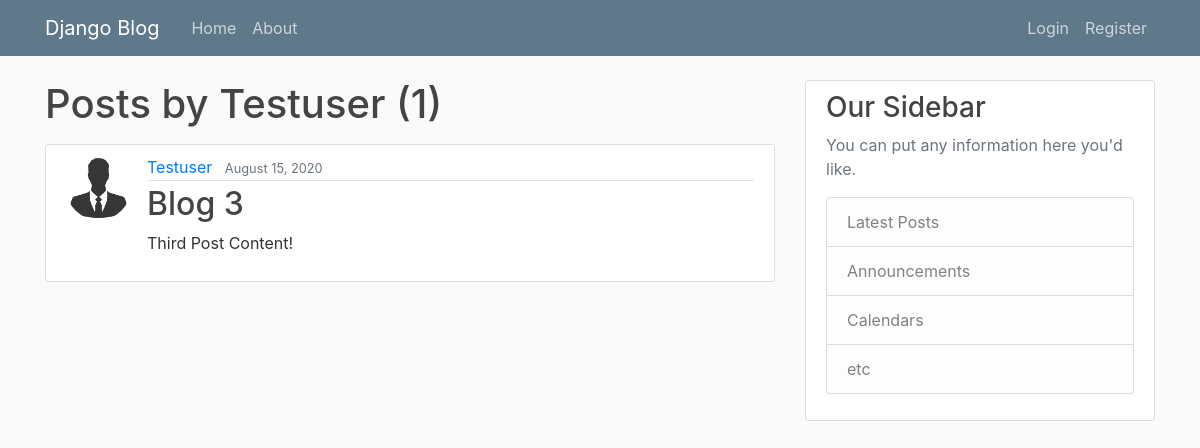
The app's page /user/Testuser, older data.
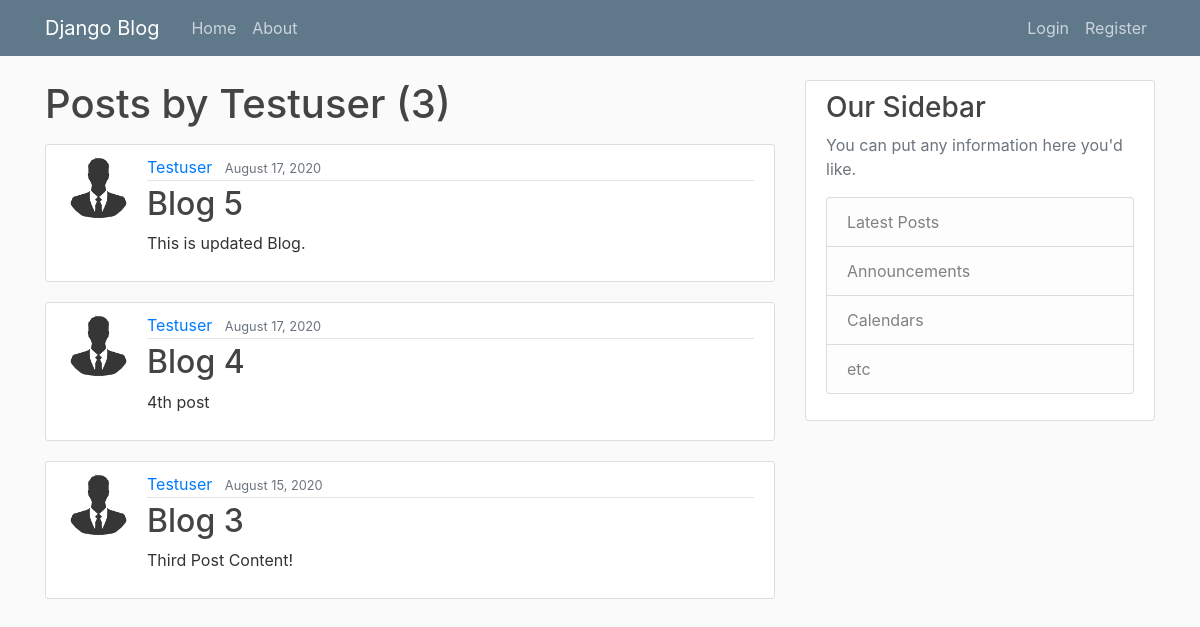
The same page, newer data.
### blog/models.py (models this page shows, shortened)
class Post(models.Model):
    title = models.CharField(max_length=100)
    content = models.TextField()
    date_posted = models.DateTimeField(default=timezone.now)
    author = models.ForeignKey(User, on_delete=models.CASCADE)

### users/models.py (models this page shows, shortened)
class Profile(models.Model):
    user = models.OneToOneField(User, on_delete=models.CASCADE)
    image = models.ImageField(default='default.jpg', upload_to='profile_pics')

### blog/views.py (the view)
# urls.py: path('user/<str:username>', UserPostListView.as_view(), name='user-posts'),
class UserPostListView(ListView):
    model = Post
    template_name = 'blog/user_posts.html'  # <app>/<model>_<viewtype>.html
    context_object_name = 'posts'
    paginate_by = 5
    def get_queryset(self):
        user = get_object_or_404(User, username=self.kwargs.get('username'))
        return Post.objects.filter(author=user).order_by('-date_posted')

### blog/templates/blog/user_posts.html (shortened to what this page needs)
{% extends "blog/base.html" %}
{% block content %}
    <h1 class="mb-3">Posts by {{ view.kwargs.username }} ({{ page_obj.paginator.count }})</h1>
    {% for post in posts %}
        <article class="media content-section">
          <img class="rounded-circle article-img" src="{{ post.author.profile.image.url }}">
          <div class="media-body">
            <div class="article-metadata">
              <a class="mr-2" href="{% url 'user-posts' post.author.username %}">{{ post.author }}</a>
              <small class="text-muted">{{ post.date_posted|date:"F d, Y" }}</small>
            </div>
            <h2><a class="article-title" href="{% url 'post-detail' post.id %}">{{ post.title }}</a></h2>
            <p class="article-content">{{ post.content }}</p>
          </div>
        </article>
    {% endfor %}
{% endblock content %}

### blog/templates/blog/base.html (shortened to what this page needs)
{% load static %}
<!DOCTYPE html>
<html>
<head>
    <link rel="stylesheet" href="https://maxcdn.bootstrapcdn.com/bootstrap/4.0.0/css/bootstrap.min.css">
    <link rel="stylesheet" type="text/css" href="{% static 'blog/main.css' %}">
</head>
<body>
    <header class="site-header">
      <nav class="navbar navbar-expand-md navbar-dark bg-steel fixed-top">
        <div class="container">
          <a class="navbar-brand mr-4" href="{% url 'blog-home' %}">Django Blog</a>
          <div class="collapse navbar-collapse" id="navbarToggle">
            <div class="navbar-nav mr-auto">
              <a class="nav-item nav-link" href="{% url 'blog-home' %}">Home</a>
              <a class="nav-item nav-link" href="{% url 'blog-about' %}">About</a>
            </div>
            <div class="navbar-nav">
              {% if user.is_authenticated %}
                <a class="nav-item nav-link" href="{% url 'post-create' %}">New Post</a>
                <a class="nav-item nav-link" href="{% url 'profile' %}">Profile</a>
                <a class="nav-item nav-link" href="{% url 'logout' %}">Logout</a>
              {% else %}
                <a class="nav-item nav-link" href="{% url 'login' %}">Login</a>
                <a class="nav-item nav-link" href="{% url 'register' %}">Register</a>
              {% endif %}
            </div>
          </div>
        </div>
      </nav>
    </header>
    <main role="main" class="container">
      <div class="row">
        <div class="col-md-8">
          {% block content %}{% endblock %}
        </div>
        <div class="col-md-4">
          <div class="content-section">
            <h3>Our Sidebar</h3>
            <p class='text-muted'>You can put any information here you'd like.
              <ul class="list-group">
                <li class="list-group-item list-group-item-light">Latest Posts</li>
                <li class="list-group-item list-group-item-light">Announcements</li>
                <li class="list-group-item list-group-item-light">Calendars</li>
                <li class="list-group-item list-group-item-light">etc</li>
              </ul>
            </p>
          </div>
        </div>
      </div>
    </main>
</body>
</html>

### blog/static/blog/main.css (style rules this page uses)
body { background: #fafafa; color: #333333; margin-top: 5rem; }
h1, h2, h3, h4, h5, h6 { color: #444444; }
ul { margin: 0; }
.bg-steel { background-color: #5f788a; }
.site-header .navbar-nav .nav-link { color: #cbd5db; }
.content-section { background: #ffffff; padding: 10px 20px; border: 1px solid #dddddd; border-radius: 3px; margin-bottom: 20px; }
.article-title { color: #444444; }
.article-content { white-space: pre-line; }
.article-img { height: 65px; width: 65px; margin-right: 16px; }
.article-metadata { padding-bottom: 1px; margin-bottom: 4px; border-bottom: 1px solid #e3e3e3 }

Row changes from the older to the newer data that the page shows:
added Post: author.profile.image (placeholder picture), author "Testuser", date_posted "August 17, 2020", title "Blog 5", content "This is updated Blog."
added Post: author.profile.image (placeholder picture), author "Testuser", date_posted "August 17, 2020", title "Blog 4", content "4th post"
Text that changed along with them:
{{ page_obj.paginator.count }}: "1" → "3"
